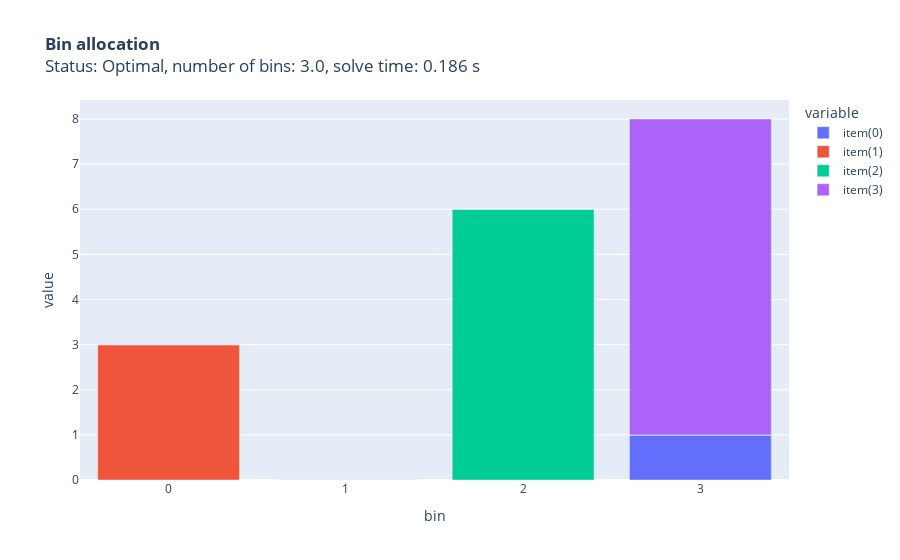

Source (notebook cell):
### Code cell
solution = VanillaSolution(ProblemTest)
draw_allocation(solution.result)

### Figure 1 — Plotly figure (JSON) as saved in the notebook; plotly's stock layout.template omitted (floating-point values rounded to 4 significant figures)
{"data": [{"alignmentgroup": "True", "hovertemplate": "variable=item(0)<br>bin=%{x}<br>value=%{y}<extra></extra>", "legendgroup": "item(0)", "marker": {"color": "#636efa", "pattern": {"shape": ""}}, "name": "item(0)", "offsetgroup": "item(0)", "orientation": "v", "showlegend": true, "textposition": "auto", "type": "bar", "x": ["0", "1", "2", "3"], "xaxis": "x", "y": [0, 0, 0, 1], "yaxis": "y"}, {"alignmentgroup": "True", "hovertemplate": "variable=item(1)<br>bin=%{x}<br>value=%{y}<extra></extra>", "legendgroup": "item(1)", "marker": {"color": "#EF553B", "pattern": {"shape": ""}}, "name": "item(1)", "offsetgroup": "item(1)", "orientation": "v", "showlegend": true, "textposition": "auto", "type": "bar", "x": ["0", "1", "2", "3"], "xaxis": "x", "y": [3, 0, 0, 0], "yaxis": "y"}, {"alignmentgroup": "True", "hovertemplate": "variable=item(2)<br>bin=%{x}<br>value=%{y}<extra></extra>", "legendgroup": "item(2)", "marker": {"color": "#00cc96", "pattern": {"shape": ""}}, "name": "item(2)", "offsetgroup": "item(2)", "orientation": "v", "showlegend": true, "textposition": "auto", "type": "bar", "x": ["0", "1", "2", "3"], "xaxis": "x", "y": [0, 0, 6, 0], "yaxis": "y"}, {"alignmentgroup": "True", "hovertemplate": "variable=item(3)<br>bin=%{x}<br>value=%{y}<extra></extra>", "legendgroup": "item(3)", "marker": {"color": "#ab63fa", "pattern": {"shape": ""}}, "name": "item(3)", "offsetgroup": "item(3)", "orientation": "v", "showlegend": true, "textposition": "auto", "type": "bar", "x": ["0", "1", "2", "3"], "xaxis": "x", "y": [0, 0, 0, 7], "yaxis": "y"}], "layout": {"barmode": "relative", "legend": {"title": {"text": "variable"}, "tracegroupgap": 0}, "title": {"text": "<b>Bin allocation</b><br>Status: Optimal, number of bins: 3.0, solve time: 0.186 s"}, "xaxis": {"anchor": "y", "domain": [0, 1], "title": {"text": "bin"}}, "yaxis": {"anchor": "x", "domain": [0, 1], "title": {"text": "value"}}}}
